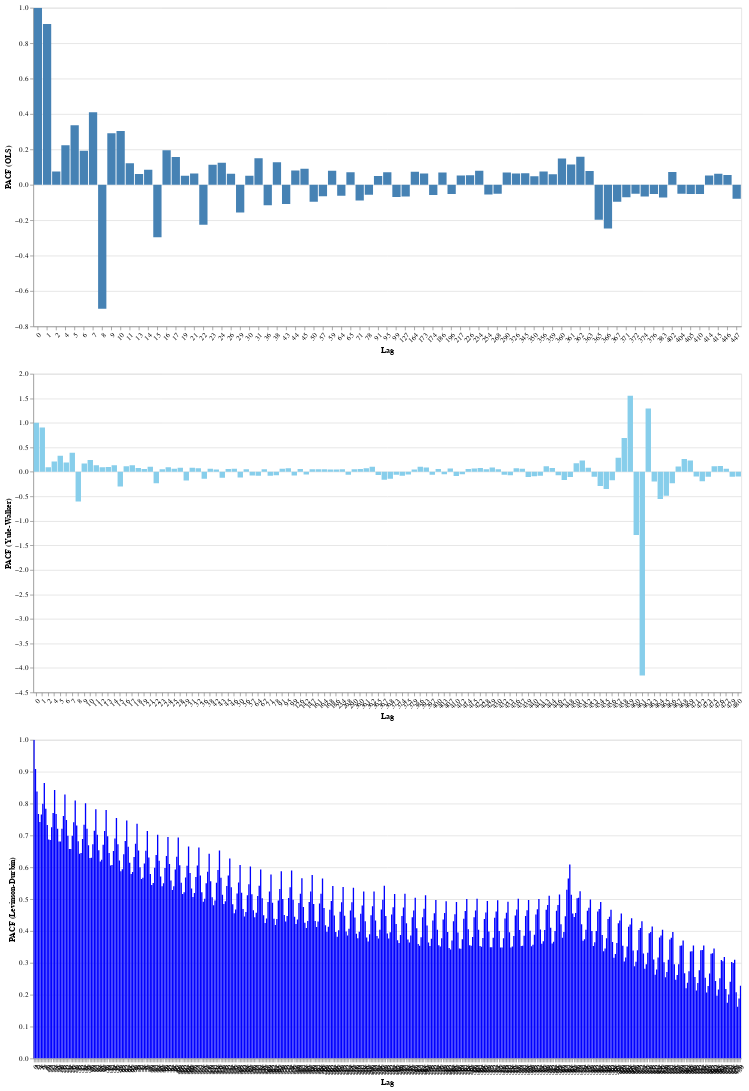

Notebook source saved alongside this figure:
### Markdown cell above
## Częściowa funkcja autokorelacji (PACF)

### Code cell
import statsmodels.api as sm
import pandas as pd
import matplotlib.pyplot as plt
import altair as alt
import numpy as np

# Obliczanie maksymalnej dopuszczalnej liczby opóźnień
nobs = len(df)
max_nlags = nobs - 1

# Wybór liczby opóźnień
nlags = min(480, max_nlags)

# Obliczanie PACF różnymi metodami
pacf_ols = sm.tsa.stattools.pacf_ols(total_column, nlags=nlags)
pacf_yw = sm.tsa.stattools.pacf_yw(total_column, nlags=nlags)
pacf_lev = sm.tsa.stattools.levinson_durbin_pacf(pacf_ols, nlags=nlags) 
pacf_lev = pacf_lev[1]  # Extract only the pacf values

# Obliczanie granic przedziału ufności
conf_int = 2.06 / np.sqrt(len(df))

# Tworzenie DataFrame dla PACF OLS, Yule-Walkera i Levinson-Durbin
pacf_ols_df = pd.DataFrame({'lag': range(len(pacf_ols)), 'PACF_ols': pacf_ols})
pacf_yw_df = pd.DataFrame({'lag': range(len(pacf_yw)), 'PACF_yw': pacf_yw})
pacf_lv_df = pd.DataFrame({'lag': range(len(pacf_lev)), 'PACF_lv': pacf_lev})

# Dodanie kolumn oznaczających istotność 
pacf_ols_df['is_significant_positive_ols'] = pacf_ols_df['PACF_ols'] > conf_int
pacf_ols_df['is_significant_negative_ols'] = pacf_ols_df['PACF_ols'] < -conf_int

pacf_yw_df['is_significant_positive_yw'] = pacf_yw_df['PACF_yw'] > conf_int
pacf_yw_df['is_significant_negative_yw'] = pacf_yw_df['PACF_yw'] < -conf_int

pacf_lv_df['is_significant_positive_lv'] = pacf_lv_df['PACF_lv'] > conf_int  # Corrected column name
pacf_lv_df['is_significant_negative_lv'] = pacf_lv_df['PACF_lv'] < -conf_int  # Corrected column name

# Filter and sort the dataframes
filtered_pacf_ols_df = pacf_ols_df[
(pacf_ols_df['PACF_ols'] > conf_int) | (pacf_ols_df['PACF_ols'] < -conf_int)
].sort_values(by='PACF_ols', ascending=False, key=abs)

filtered_pacf_yw_df = pacf_yw_df[
(pacf_yw_df['PACF_yw'] > conf_int) | (pacf_yw_df['PACF_yw'] < -conf_int)
].sort_values(by='PACF_yw', ascending=False, key=abs)

filtered_pacf_lv_df = pacf_lv_df[
(pacf_lv_df['PACF_lv'] > conf_int) | (pacf_lv_df['PACF_lv'] < -conf_int)
].sort_values(by='PACF_lv', ascending=False, key=abs)

# Create selection using newer function and correct empty value
nearest = alt.selection_point(nearest=True, on='mouseover',fields=['lag'], empty=False)

# Create base chart for both methods
base = alt.Chart().encode(
x=alt.X('lag:O', axis=alt.Axis(labelAngle=-45), title='Lag'),tooltip=['lag','PACF'])

# Charts for each method
bar_ols = base.mark_bar(color='steelblue').encode(
y=alt.Y('PACF_ols:Q', title='PACF (OLS)'),
tooltip = ['lag','PACF_ols']
).properties(
data=filtered_pacf_ols_df
)

bar_yw = base.mark_bar(color='skyblue').encode(
y=alt.Y('PACF_yw:Q', title='PACF (Yule-Walker)'),
tooltip = ['lag','PACF_yw']
).properties(
data=filtered_pacf_yw_df
)

bar_lv = base.mark_bar(color='blue').encode(
y=alt.Y('PACF_lv:Q', title='PACF (Levinson-Durbin)'),
tooltip = ['lag','PACF_lv']
).properties(
data=filtered_pacf_lv_df
)

# Interactive elements function (modified to use 'nearest')
def add_interactive_elements(chart, pacf_column):
# Transparent selectors across the chart.
  selectors = chart.mark_point().encode(
  x='lag:O',
  opacity=alt.value(0),
  ).add_params(
  nearest
  )
  # Draw points on the line, and highlight based on selection
  points = chart.mark_point().encode(
  opacity=alt.condition(nearest, alt.value(1), alt.value(0))
  )

# Draw text labels near the points, and highlight based on selection
  text = chart.mark_text(align='left', dx=5, dy=-5).encode(
  text=alt.condition(nearest, f'{pacf_column}:Q', alt.value(' '))
  )

  # Draw a rule at the location of the selection
  rules = chart.mark_rule(color='gray').encode(
  x='lag:O',
  ).transform_filter(
  nearest
  )

  return alt.layer(
   chart, selectors, points, rules, text
  ).properties(
   width=1000, height=450
  ).interactive()

chart_ols = add_interactive_elements(bar_ols, 'PACF_ols')
chart_yw = add_interactive_elements(bar_yw, 'PACF_yw')
chart_lv = add_interactive_elements(bar_lv, 'PACF_lv')

# Combine the plots
chart = alt.vconcat(chart_ols, chart_yw, chart_lv)
display(chart)

# Wyświetlanie tabel
print("Most Significant PACF Values (OLS):\n")
print(filtered_pacf_ols_df[['lag', 'PACF_ols']].head(16).to_markdown(index=False,numalign="left", stralign="left"))

print("\nMost Significant PACF Values (Yule-Walker):\n")
print(filtered_pacf_yw_df[['lag', 'PACF_yw']].head(16).to_markdown(index=False,numalign="left", stralign="left"))

print("\nMost Significant PACF Values (Levinson-Durbin):\n")
print(filtered_pacf_lv_df[['lag', 'PACF_lv']].head(16).to_markdown(index=False,numalign="left", stralign="left"))

### Figure 1 — Vega-Lite specification as saved in the notebook (floating-point values rounded to 4 significant figures; data arrays with more than 128 entries replaced by an {"elided": "..."} marker saying what was removed)
{"config": {"view": {"continuousWidth": 300, "continuousHeight": 300}}, "vconcat": [{"layer": [{"mark": {"type": "bar", "color": "steelblue"}, "encoding": {"tooltip": [{"field": "lag", "type": "quantitative"}, {"field": "PACF_ols", "type": "quantitative"}], "x": {"axis": {"labelAngle": -45}, "field": "lag", "title": "Lag", "type": "ordinal"}, "y": {"field": "PACF_ols", "title": "PACF (OLS)", "type": "quantitative"}}, "name": "view_4"}, {"mark": {"type": "point"}, "encoding": {"opacity": {"value": 0}, "tooltip": [{"field": "lag", "type": "quantitative"}, {"field": "PACF_ols", "type": "quantitative"}], "x": {"field": "lag", "type": "ordinal"}, "y": {"field": "PACF_ols", "title": "PACF (OLS)", "type": "quantitative"}}, "name": "view_1"}, {"mark": {"type": "point"}, "encoding": {"opacity": {"condition": {"param": "param_1", "value": 1, "empty": false}, "value": 0}, "tooltip": [{"field": "lag", "type": "quantitative"}, {"field": "PACF_ols", "type": "quantitative"}], "x": {"axis": {"labelAngle": -45}, "field": "lag", "title": "Lag", "type": "ordinal"}, "y": {"field": "PACF_ols", "title": "PACF (OLS)", "type": "quantitative"}}}, {"mark": {"type": "rule", "color": "gray"}, "encoding": {"tooltip": [{"field": "lag", "type": "quantitative"}, {"field": "PACF_ols", "type": "quantitative"}], "x": {"field": "lag", "type": "ordinal"}, "y": {"field": "PACF_ols", "title": "PACF (OLS)", "type": "quantitative"}}, "transform": [{"filter": {"param": "param_1", "empty": false}}]}, {"mark": {"type": "text", "align": "left", "dx": 5, "dy": -5}, "encoding": {"text": {"condition": {"param": "param_1", "empty": false, "field": "PACF_ols", "type": "quantitative"}, "value": " "}, "tooltip": [{"field": "lag", "type": "quantitative"}, {"field": "PACF_ols", "type": "quantitative"}], "x": {"axis": {"labelAngle": -45}, "field": "lag", "title": "Lag", "type": "ordinal"}, "y": {"field": "PACF_ols", "title": "PACF (OLS)", "type": "quantitative"}}}], "data": {"name": "data-4fbc315fe96486ffdf052f53fadc8c44"}, "height": 450, "width": 1000}, {"layer": [{"mark": {"type": "bar", "color": "skyblue"}, "encoding": {"tooltip": [{"field": "lag", "type": "quantitative"}, {"field": "PACF_yw", "type": "quantitative"}], "x": {"axis": {"labelAngle": -45}, "field": "lag", "title": "Lag", "type": "ordinal"}, "y": {"field": "PACF_yw", "title": "PACF (Yule-Walker)", "type": "quantitative"}}, "name": "view_5"}, {"mark": {"type": "point"}, "encoding": {"opacity": {"value": 0}, "tooltip": [{"field": "lag", "type": "quantitative"}, {"field": "PACF_yw", "type": "quantitative"}], "x": {"field": "lag", "type": "ordinal"}, "y": {"field": "PACF_yw", "title": "PACF (Yule-Walker)", "type": "quantitative"}}, "name": "view_2"}, {"mark": {"type": "point"}, "encoding": {"opacity": {"condition": {"param": "param_1", "value": 1, "empty": false}, "value": 0}, "tooltip": [{"field": "lag", "type": "quantitative"}, {"field": "PACF_yw", "type": "quantitative"}], "x": {"axis": {"labelAngle": -45}, "field": "lag", "title": "Lag", "type": "ordinal"}, "y": {"field": "PACF_yw", "title": "PACF (Yule-Walker)", "type": "quantitative"}}}, {"mark": {"type": "rule", "color": "gray"}, "encoding": {"tooltip": [{"field": "lag", "type": "quantitative"}, {"field": "PACF_yw", "type": "quantitative"}], "x": {"field": "lag", "type": "ordinal"}, "y": {"field": "PACF_yw", "title": "PACF (Yule-Walker)", "type": "quantitative"}}, "transform": [{"filter": {"param": "param_1", "empty": false}}]}, {"mark": {"type": "text", "align": "left", "dx": 5, "dy": -5}, "encoding": {"text": {"condition": {"param": "param_1", "empty": false, "field": "PACF_yw", "type": "quantitative"}, "value": " "}, "tooltip": [{"field": "lag", "type": "quantitative"}, {"field": "PACF_yw", "type": "quantitative"}], "x": {"axis": {"labelAngle": -45}, "field": "lag", "title": "Lag", "type": "ordinal"}, "y": {"field": "PACF_yw", "title": "PACF (Yule-Walker)", "type": "quantitative"}}}], "data": {"name": "data-62346d1d626fd27fc6b289fdebd8ba3b"}, "height": 450, "width": 1000}, {"layer": [{"mark": {"type": "bar", "color": "blue"}, "encoding": {"tooltip": [{"field": "lag", "type": "quantitative"}, {"field": "PACF_lv", "type": "quantitative"}], "x": {"axis": {"labelAngle": -45}, "field": "lag", "title": "Lag", "type": "ordinal"}, "y": {"field": "PACF_lv", "title": "PACF (Levinson-Durbin)", "type": "quantitative"}}, "name": "view_6"}, {"mark": {"type": "point"}, "encoding": {"opacity": {"value": 0}, "tooltip": [{"field": "lag", "type": "quantitative"}, {"field": "PACF_lv", "type": "quantitative"}], "x": {"field": "lag", "type": "ordinal"}, "y": {"field": "PACF_lv", "title": "PACF (Levinson-Durbin)", "type": "quantitative"}}, "name": "view_3"}, {"mark": {"type": "point"}, "encoding": {"opacity": {"condition": {"param": "param_1", "value": 1, "empty": false}, "value": 0}, "tooltip": [{"field": "lag", "type": "quantitative"}, {"field": "PACF_lv", "type": "quantitative"}], "x": {"axis": {"labelAngle": -45}, "field": "lag", "title": "Lag", "type": "ordinal"}, "y": {"field": "PACF_lv", "title": "PACF (Levinson-Durbin)", "type": "quantitative"}}}, {"mark": {"type": "rule", "color": "gray"}, "encoding": {"tooltip": [{"field": "lag", "type": "quantitative"}, {"field": "PACF_lv", "type": "quantitative"}], "x": {"field": "lag", "type": "ordinal"}, "y": {"field": "PACF_lv", "title": "PACF (Levinson-Durbin)", "type": "quantitative"}}, "transform": [{"filter": {"param": "param_1", "empty": false}}]}, {"mark": {"type": "text", "align": "left", "dx": 5, "dy": -5}, "encoding": {"text": {"condition": {"param": "param_1", "empty": false, "field": "PACF_lv", "type": "quantitative"}, "value": " "}, "tooltip": [{"field": "lag", "type": "quantitative"}, {"field": "PACF_lv", "type": "quantitative"}], "x": {"axis": {"labelAngle": -45}, "field": "lag", "title": "Lag", "type": "ordinal"}, "y": {"field": "PACF_lv", "title": "PACF (Levinson-Durbin)", "type": "quantitative"}}}], "data": {"name": "data-e2ede46e94a00262f29d1c632b70ae1a"}, "height": 450, "width": 1000}], "params": [{"name": "param_1", "select": {"type": "point", "fields": ["lag"], "nearest": true, "on": "mouseover"}, "views": ["view_1", "view_2", "view_3"]}, {"name": "param_2", "select": {"type": "interval", "encodings": ["x", "y"]}, "bind": "scales", "views": ["view_4"]}, {"name": "param_3", "select": {"type": "interval", "encodings": ["x", "y"]}, "bind": "scales", "views": ["view_5"]}, {"name": "param_4", "select": {"type": "interval", "encodings": ["x", "y"]}, "bind": "scales", "views": ["view_6"]}], "$schema": "https://vega.github.io/schema/vega-lite/v5.8.0.json", "datasets": {"data-4fbc315fe96486ffdf052f53fadc8c44": [{"lag": 0, "PACF_ols": 1.0, "is_significant_positive_ols": true, "is_significant_negative_ols": false}, {"lag": 1, "PACF_ols": 0.9083, "is_significant_positive_ols": true, "is_significant_negative_ols": false}, {"lag": 8, "PACF_ols": -0.7006, "is_significant_positive_ols": false, "is_significant_negative_ols": true}, {"lag": 7, "PACF_ols": 0.4098, "is_significant_positive_ols": true, "is_significant_negative_ols": false}, {"lag": 5, "PACF_ols": 0.337, "is_significant_positive_ols": true, "is_significant_negative_ols": false}, {"lag": 10, "PACF_ols": 0.3035, "is_significant_positive_ols": true, "is_significant_negative_ols": false}, {"lag": 15, "PACF_ols": -0.2969, "is_significant_positive_ols": false, "is_significant_negative_ols": true}, {"lag": 9, "PACF_ols": 0.2906, "is_significant_positive_ols": true, "is_significant_negative_ols": false}, {"lag": 366, "PACF_ols": -0.2465, "is_significant_positive_ols": false, "is_significant_negative_ols": true}, {"lag": 22, "PACF_ols": -0.2261, "is_significant_positive_ols": false, "is_significant_negative_ols": true}, {"lag": 4, "PACF_ols": 0.2232, "is_significant_positive_ols": true, "is_significant_negative_ols": false}, {"lag": 365, "PACF_ols": -0.1976, "is_significant_positive_ols": false, "is_significant_negative_ols": true}, {"lag": 16, "PACF_ols": 0.1951, "is_significant_positive_ols": true, "is_significant_negative_ols": false}, {"lag": 6, "PACF_ols": 0.1921, "is_significant_positive_ols": true, "is_significant_negative_ols": false}, {"lag": 362, "PACF_ols": 0.158, "is_significant_positive_ols": true, "is_significant_negative_ols": false}, {"lag": 17, "PACF_ols": 0.1566, "is_significant_positive_ols": true, "is_significant_negative_ols": false}, {"lag": 29, "PACF_ols": -0.1564, "is_significant_positive_ols": false, "is_significant_negative_ols": true}, {"lag": 31, "PACF_ols": 0.1493, "is_significant_positive_ols": true, "is_significant_negative_ols": false}, {"lag": 360, "PACF_ols": 0.1483, "is_significant_positive_ols": true, "is_significant_negative_ols": false}, {"lag": 38, "PACF_ols": 0.1274, "is_significant_positive_ols": true, "is_significant_negative_ols": false}, {"lag": 24, "PACF_ols": 0.1246, "is_significant_positive_ols": true, "is_significant_negative_ols": false}, {"lag": 11, "PACF_ols": 0.1212, "is_significant_positive_ols": true, "is_significant_negative_ols": false}, {"lag": 36, "PACF_ols": -0.1159, "is_significant_positive_ols": false, "is_significant_negative_ols": true}, {"lag": 361, "PACF_ols": 0.1146, "is_significant_positive_ols": true, "is_significant_negative_ols": false}, {"lag": 23, "PACF_ols": 0.1139, "is_significant_positive_ols": true, "is_significant_negative_ols": false}, {"lag": 43, "PACF_ols": -0.1083, "is_significant_positive_ols": false, "is_significant_negative_ols": true}, {"lag": 367, "PACF_ols": -0.09643, "is_significant_positive_ols": false, "is_significant_negative_ols": true}, {"lag": 50, "PACF_ols": -0.09519, "is_significant_positive_ols": false, "is_significant_negative_ols": true}, {"lag": 45, "PACF_ols": 0.08992, "is_significant_positive_ols": true, "is_significant_negative_ols": false}, {"lag": 71, "PACF_ols": -0.08891, "is_significant_positive_ols": false, "is_significant_negative_ols": true}, {"lag": 14, "PACF_ols": 0.08537, "is_significant_positive_ols": true, "is_significant_negative_ols": false}, {"lag": 44, "PACF_ols": 0.08103, "is_significant_positive_ols": true, "is_significant_negative_ols": false}, {"lag": 59, "PACF_ols": 0.0794, "is_significant_positive_ols": true, "is_significant_negative_ols": false}, {"lag": 234, "PACF_ols": 0.07883, "is_significant_positive_ols": true, "is_significant_negative_ols": false}, {"lag": 447, "PACF_ols": -0.07869, "is_significant_positive_ols": false, "is_significant_negative_ols": true}, {"lag": 363, "PACF_ols": 0.07844, "is_significant_positive_ols": true, "is_significant_negative_ols": false}, {"lag": 356, "PACF_ols": 0.07507, "is_significant_positive_ols": true, "is_significant_negative_ols": false}, {"lag": 2, "PACF_ols": 0.07486, "is_significant_positive_ols": true, "is_significant_negative_ols": false}, {"lag": 164, "PACF_ols": 0.07397, "is_significant_positive_ols": true, "is_significant_negative_ols": false}, {"lag": 383, "PACF_ols": -0.07232, "is_significant_positive_ols": false, "is_significant_negative_ols": true}, {"lag": 402, "PACF_ols": 0.0721, "is_significant_positive_ols": true, "is_significant_negative_ols": false}, {"lag": 371, "PACF_ols": -0.07058, "is_significant_positive_ols": false, "is_significant_negative_ols": true}, {"lag": 95, "PACF_ols": 0.07056, "is_significant_positive_ols": true, "is_significant_negative_ols": false}, {"lag": 65, "PACF_ols": 0.07013, "is_significant_positive_ols": true, "is_significant_negative_ols": false}, {"lag": 290, "PACF_ols": 0.06982, "is_significant_positive_ols": true, "is_significant_negative_ols": false}, {"lag": 99, "PACF_ols": -0.06929, "is_significant_positive_ols": false, "is_significant_negative_ols": true}, {"lag": 186, "PACF_ols": 0.06928, "is_significant_positive_ols": true, "is_significant_negative_ols": false}, {"lag": 374, "PACF_ols": -0.06663, "is_significant_positive_ols": false, "is_significant_negative_ols": true}, {"lag": 127, "PACF_ols": -0.06657, "is_significant_positive_ols": false, "is_significant_negative_ols": true}, {"lag": 345, "PACF_ols": 0.06523, "is_significant_positive_ols": true, "is_significant_negative_ols": false}, {"lag": 57, "PACF_ols": -0.06414, "is_significant_positive_ols": false, "is_significant_negative_ols": true}, {"lag": 21, "PACF_ols": 0.06388, "is_significant_positive_ols": true, "is_significant_negative_ols": false}, {"lag": 173, "PACF_ols": 0.06386, "is_significant_positive_ols": true, "is_significant_negative_ols": false}, {"lag": 326, "PACF_ols": 0.0631, "is_significant_positive_ols": true, "is_significant_negative_ols": false}, {"lag": 26, "PACF_ols": 0.06253, "is_significant_positive_ols": true, "is_significant_negative_ols": false}, {"lag": 64, "PACF_ols": -0.06233, "is_significant_positive_ols": false, "is_significant_negative_ols": true}, {"lag": 415, "PACF_ols": 0.0619, "is_significant_positive_ols": true, "is_significant_negative_ols": false}, {"lag": 13, "PACF_ols": 0.06072, "is_significant_positive_ols": true, "is_significant_negative_ols": false}, {"lag": 359, "PACF_ols": 0.06003, "is_significant_positive_ols": true, "is_significant_negative_ols": false}, {"lag": 174, "PACF_ols": -0.05833, "is_significant_positive_ols": false, "is_significant_negative_ols": true}, {"lag": 78, "PACF_ols": -0.05673, "is_significant_positive_ols": false, "is_significant_negative_ols": true}, {"lag": 446, "PACF_ols": 0.0552, "is_significant_positive_ols": true, "is_significant_negative_ols": false}, {"lag": 254, "PACF_ols": -0.05499, "is_significant_positive_ols": false, "is_significant_negative_ols": true}, {"lag": 226, "PACF_ols": 0.05454, "is_significant_positive_ols": true, "is_significant_negative_ols": false}, {"lag": 414, "PACF_ols": 0.05304, "is_significant_positive_ols": true, "is_significant_negative_ols": false}, {"lag": 405, "PACF_ols": -0.05268, "is_significant_positive_ols": false, "is_significant_negative_ols": true}, {"lag": 196, "PACF_ols": -0.05226, "is_significant_positive_ols": false, "is_significant_negative_ols": true}, {"lag": 217, "PACF_ols": 0.05213, "is_significant_positive_ols": true, "is_significant_negative_ols": false}, {"lag": 376, "PACF_ols": -0.05197, "is_significant_positive_ols": false, "is_significant_negative_ols": true}, {"lag": 410, "PACF_ols": -0.0519, "is_significant_positive_ols": false, "is_significant_negative_ols": true}, {"lag": 30, "PACF_ols": 0.05076, "is_significant_positive_ols": true, "is_significant_negative_ols": false}, {"lag": 19, "PACF_ols": 0.05073, "is_significant_positive_ols": true, "is_significant_negative_ols": false}, {"lag": 91, "PACF_ols": 0.05034, "is_significant_positive_ols": true, "is_significant_negative_ols": false}, {"lag": 404, "PACF_ols": -0.05034, "is_significant_positive_ols": false, "is_significant_negative_ols": true}, {"lag": 268, "PACF_ols": -0.05013, "is_significant_positive_ols": false, "is_significant_negative_ols": true}, {"lag": 372, "PACF_ols": -0.05009, "is_significant_positive_ols": false, "is_significant_negative_ols": true}, {"lag": 350, "PACF_ols": 0.0489, "is_significant_positive_ols": true, "is_significant_negative_ols": false}], "data-62346d1d626fd27fc6b289fdebd8ba3b": [{"lag": 461, "PACF_yw": -4.153, "is_significant_positive_yw": false, "is_significant_negative_yw": true}, {"lag": 459, "PACF_yw": 1.555, "is_significant_positive_yw": true, "is_significant_negative_yw": false}, {"lag": 462, "PACF_yw": 1.291, "is_significant_positive_yw": true, "is_significant_negative_yw": false}, {"lag": 460, "PACF_yw": -1.29, "is_significant_positive_yw": false, "is_significant_negative_yw": true}, {"lag": 0, "PACF_yw": 1.0, "is_significant_positive_yw": true, "is_significant_negative_yw": false}, {"lag": 1, "PACF_yw": 0.9063, "is_significant_positive_yw": true, "is_significant_negative_yw": false}, {"lag": 458, "PACF_yw": 0.6896, "is_significant_positive_yw": true, "is_significant_negative_yw": false}, {"lag": 8, "PACF_yw": -0.6056, "is_significant_positive_yw": false, "is_significant_negative_yw": true}, {"lag": 464, "PACF_yw": -0.5558, "is_significant_positive_yw": false, "is_significant_negative_yw": true}, {"lag": 465, "PACF_yw": -0.4889, "is_significant_positive_yw": false, "is_significant_negative_yw": true}, {"lag": 7, "PACF_yw": 0.3881, "is_significant_positive_yw": true, "is_significant_negative_yw": false}, {"lag": 455, "PACF_yw": -0.3522, "is_significant_positive_yw": false, "is_significant_negative_yw": true}, {"lag": 5, "PACF_yw": 0.3267, "is_significant_positive_yw": true, "is_significant_negative_yw": false}, {"lag": 15, "PACF_yw": -0.3006, "is_significant_positive_yw": false, "is_significant_negative_yw": true}, {"lag": 454, "PACF_yw": -0.2888, "is_significant_positive_yw": false, "is_significant_negative_yw": true}, {"lag": 457, "PACF_yw": 0.2866, "is_significant_positive_yw": true, "is_significant_negative_yw": false}, {"lag": 468, "PACF_yw": 0.2617, "is_significant_positive_yw": true, "is_significant_negative_yw": false}, {"lag": 10, "PACF_yw": 0.2424, "is_significant_positive_yw": true, "is_significant_negative_yw": false}, {"lag": 466, "PACF_yw": -0.2345, "is_significant_positive_yw": false, "is_significant_negative_yw": true}, {"lag": 469, "PACF_yw": 0.2338, "is_significant_positive_yw": true, "is_significant_negative_yw": false}, {"lag": 22, "PACF_yw": -0.2326, "is_significant_positive_yw": false, "is_significant_negative_yw": true}, {"lag": 451, "PACF_yw": 0.2323, "is_significant_positive_yw": true, "is_significant_negative_yw": false}, {"lag": 4, "PACF_yw": 0.2127, "is_significant_positive_yw": true, "is_significant_negative_yw": false}, {"lag": 463, "PACF_yw": -0.1989, "is_significant_positive_yw": false, "is_significant_negative_yw": true}, {"lag": 472, "PACF_yw": -0.1917, "is_significant_positive_yw": false, "is_significant_negative_yw": true}, {"lag": 6, "PACF_yw": 0.1891, "is_significant_positive_yw": true, "is_significant_negative_yw": false}, {"lag": 29, "PACF_yw": -0.1755, "is_significant_positive_yw": false, "is_significant_negative_yw": true}, {"lag": 450, "PACF_yw": 0.1751, "is_significant_positive_yw": true, "is_significant_negative_yw": false}, {"lag": 456, "PACF_yw": -0.1712, "is_significant_positive_yw": false, "is_significant_negative_yw": true}, {"lag": 9, "PACF_yw": 0.1684, "is_significant_positive_yw": true, "is_significant_negative_yw": false}, {"lag": 447, "PACF_yw": -0.1664, "is_significant_positive_yw": false, "is_significant_negative_yw": true}, {"lag": 367, "PACF_yw": -0.1592, "is_significant_positive_yw": false, "is_significant_negative_yw": true}, {"lag": 368, "PACF_yw": -0.1413, "is_significant_positive_yw": false, "is_significant_negative_yw": true}, {"lag": 36, "PACF_yw": -0.1392, "is_significant_positive_yw": false, "is_significant_negative_yw": true}, {"lag": 11, "PACF_yw": 0.1353, "is_significant_positive_yw": true, "is_significant_negative_yw": false}, {"lag": 14, "PACF_yw": 0.1331, "is_significant_positive_yw": true, "is_significant_negative_yw": false}, {"lag": 17, "PACF_yw": 0.1327, "is_significant_positive_yw": true, "is_significant_negative_yw": false}, {"lag": 476, "PACF_yw": 0.1207, "is_significant_positive_yw": true, "is_significant_negative_yw": false}, {"lag": 43, "PACF_yw": -0.1204, "is_significant_positive_yw": false, "is_significant_negative_yw": true}, {"lag": 50, "PACF_yw": -0.117, "is_significant_positive_yw": false, "is_significant_negative_yw": true}, {"lag": 475, "PACF_yw": 0.1168, "is_significant_positive_yw": true, "is_significant_negative_yw": false}, {"lag": 443, "PACF_yw": 0.1133, "is_significant_positive_yw": true, "is_significant_negative_yw": false}, {"lag": 16, "PACF_yw": 0.112, "is_significant_positive_yw": true, "is_significant_negative_yw": false}, {"lag": 467, "PACF_yw": 0.1089, "is_significant_positive_yw": true, "is_significant_negative_yw": false}, {"lag": 448, "PACF_yw": -0.1048, "is_significant_positive_yw": false, "is_significant_negative_yw": true}, {"lag": 439, "PACF_yw": -0.1038, "is_significant_positive_yw": false, "is_significant_negative_yw": true}, {"lag": 386, "PACF_yw": 0.103, "is_significant_positive_yw": true, "is_significant_negative_yw": false}, {"lag": 362, "PACF_yw": 0.1024, "is_significant_positive_yw": true, "is_significant_negative_yw": false}, {"lag": 453, "PACF_yw": -0.1018, "is_significant_positive_yw": false, "is_significant_negative_yw": true}, {"lag": 21, "PACF_yw": 0.1018, "is_significant_positive_yw": true, "is_significant_negative_yw": false}, {"lag": 473, "PACF_yw": -0.1016, "is_significant_positive_yw": false, "is_significant_negative_yw": true}, {"lag": 479, "PACF_yw": -0.1006, "is_significant_positive_yw": false, "is_significant_negative_yw": true}, {"lag": 13, "PACF_yw": 0.09991, "is_significant_positive_yw": true, "is_significant_negative_yw": false}, {"lag": 480, "PACF_yw": -0.09711, "is_significant_positive_yw": false, "is_significant_negative_yw": true}, {"lag": 2, "PACF_yw": 0.09532, "is_significant_positive_yw": true, "is_significant_negative_yw": false}, {"lag": 12, "PACF_yw": 0.09356, "is_significant_positive_yw": true, "is_significant_negative_yw": false}, {"lag": 471, "PACF_yw": -0.09234, "is_significant_positive_yw": false, "is_significant_negative_yw": true}, {"lag": 440, "PACF_yw": -0.09179, "is_significant_positive_yw": false, "is_significant_negative_yw": true}, {"lag": 24, "PACF_yw": 0.09155, "is_significant_positive_yw": true, "is_significant_negative_yw": false}, {"lag": 393, "PACF_yw": 0.09015, "is_significant_positive_yw": true, "is_significant_negative_yw": false}, {"lag": 429, "PACF_yw": 0.08989, "is_significant_positive_yw": true, "is_significant_negative_yw": false}, {"lag": 410, "PACF_yw": -0.08536, "is_significant_positive_yw": false, "is_significant_negative_yw": true}, {"lag": 452, "PACF_yw": 0.08512, "is_significant_positive_yw": true, "is_significant_negative_yw": false}, {"lag": 28, "PACF_yw": 0.08467, "is_significant_positive_yw": true, "is_significant_negative_yw": false}, {"lag": 31, "PACF_yw": 0.08353, "is_significant_positive_yw": true, "is_significant_negative_yw": false}, {"lag": 64, "PACF_yw": -0.08009, "is_significant_positive_yw": false, "is_significant_negative_yw": true}, {"lag": 422, "PACF_yw": 0.07952, "is_significant_positive_yw": true, "is_significant_negative_yw": false}, {"lag": 444, "PACF_yw": 0.07858, "is_significant_positive_yw": true, "is_significant_negative_yw": false}, {"lag": 18, "PACF_yw": 0.0777, "is_significant_positive_yw": true, "is_significant_negative_yw": false}, {"lag": 71, "PACF_yw": -0.07733, "is_significant_positive_yw": false, "is_significant_negative_yw": true}, {"lag": 441, "PACF_yw": -0.077, "is_significant_positive_yw": false, "is_significant_negative_yw": true}, {"lag": 374, "PACF_yw": -0.07695, "is_significant_positive_yw": false, "is_significant_negative_yw": true}, {"lag": 57, "PACF_yw": -0.07435, "is_significant_positive_yw": false, "is_significant_negative_yw": true}, {"lag": 32, "PACF_yw": 0.07364, "is_significant_positive_yw": true, "is_significant_negative_yw": false}, {"lag": 99, "PACF_yw": -0.0736, "is_significant_positive_yw": false, "is_significant_negative_yw": true}, {"lag": 95, "PACF_yw": 0.07231, "is_significant_positive_yw": true, "is_significant_negative_yw": false}, {"lag": 436, "PACF_yw": 0.07155, "is_significant_positive_yw": true, "is_significant_negative_yw": false}, {"lag": 361, "PACF_yw": 0.07148, "is_significant_positive_yw": true, "is_significant_negative_yw": false}, {"lag": 78, "PACF_yw": -0.06849, "is_significant_positive_yw": false, "is_significant_negative_yw": true}, {"lag": 433, "PACF_yw": -0.06797, "is_significant_positive_yw": false, "is_significant_negative_yw": true}, {"lag": 446, "PACF_yw": -0.06676, "is_significant_positive_yw": false, "is_significant_negative_yw": true}, {"lag": 407, "PACF_yw": 0.06666, "is_significant_positive_yw": true, "is_significant_negative_yw": false}, {"lag": 415, "PACF_yw": 0.06591, "is_significant_positive_yw": true, "is_significant_negative_yw": false}, {"lag": 477, "PACF_yw": 0.06553, "is_significant_positive_yw": true, "is_significant_negative_yw": false}, {"lag": 91, "PACF_yw": 0.06552, "is_significant_positive_yw": true, "is_significant_negative_yw": false}, {"lag": 46, "PACF_yw": 0.06488, "is_significant_positive_yw": true, "is_significant_negative_yw": false}, {"lag": 38, "PACF_yw": 0.06414, "is_significant_positive_yw": true, "is_significant_negative_yw": false}, {"lag": 437, "PACF_yw": 0.06312, "is_significant_positive_yw": true, "is_significant_negative_yw": false}, {"lag": 25, "PACF_yw": 0.06266, "is_significant_positive_yw": true, "is_significant_negative_yw": false}, {"lag": 365, "PACF_yw": -0.06216, "is_significant_positive_yw": false, "is_significant_negative_yw": true}, {"lag": 45, "PACF_yw": 0.06004, "is_significant_positive_yw": true, "is_significant_negative_yw": false}, {"lag": 432, "PACF_yw": -0.05969, "is_significant_positive_yw": false, "is_significant_negative_yw": true}, {"lag": 397, "PACF_yw": -0.05925, "is_significant_positive_yw": false, "is_significant_negative_yw": true}, {"lag": 360, "PACF_yw": 0.05909, "is_significant_positive_yw": true, "is_significant_negative_yw": false}, {"lag": 268, "PACF_yw": -0.05765, "is_significant_positive_yw": false, "is_significant_negative_yw": true}, {"lag": 126, "PACF_yw": 0.05765, "is_significant_positive_yw": true, "is_significant_negative_yw": false}, {"lag": 373, "PACF_yw": -0.05746, "is_significant_positive_yw": false, "is_significant_negative_yw": true}, {"lag": 400, "PACF_yw": 0.05663, "is_significant_positive_yw": true, "is_significant_negative_yw": false}, {"lag": 19, "PACF_yw": 0.0566, "is_significant_positive_yw": true, "is_significant_negative_yw": false}, {"lag": 414, "PACF_yw": 0.05648, "is_significant_positive_yw": true, "is_significant_negative_yw": false}, {"lag": 375, "PACF_yw": -0.05601, "is_significant_positive_yw": false, "is_significant_negative_yw": true}, {"lag": 23, "PACF_yw": 0.05567, "is_significant_positive_yw": true, "is_significant_negative_yw": false}, {"lag": 164, "PACF_yw": 0.05426, "is_significant_positive_yw": true, "is_significant_negative_yw": false}, {"lag": 67, "PACF_yw": 0.05402, "is_significant_positive_yw": true, "is_significant_negative_yw": false}, {"lag": 56, "PACF_yw": 0.0537, "is_significant_positive_yw": true, "is_significant_negative_yw": false}, {"lag": 147, "PACF_yw": 0.05331, "is_significant_positive_yw": true, "is_significant_negative_yw": false}, {"lag": 290, "PACF_yw": 0.0527, "is_significant_positive_yw": true, "is_significant_negative_yw": false}, {"lag": 142, "PACF_yw": -0.05242, "is_significant_positive_yw": false, "is_significant_negative_yw": true}, {"lag": 161, "PACF_yw": 0.05211, "is_significant_positive_yw": true, "is_significant_negative_yw": false}, {"lag": 430, "PACF_yw": 0.05156, "is_significant_positive_yw": true, "is_significant_negative_yw": false}, {"lag": 403, "PACF_yw": -0.05119, "is_significant_positive_yw": false, "is_significant_negative_yw": true}, {"lag": 428, "PACF_yw": 0.05076, "is_significant_positive_yw": true, "is_significant_negative_yw": false}, {"lag": 234, "PACF_yw": 0.05064, "is_significant_positive_yw": true, "is_significant_negative_yw": false}, {"lag": 42, "PACF_yw": 0.05042, "is_significant_positive_yw": true, "is_significant_negative_yw": false}, {"lag": 168, "PACF_yw": 0.05024, "is_significant_positive_yw": true, "is_significant_negative_yw": false}, {"lag": 379, "PACF_yw": 0.04936, "is_significant_positive_yw": true, "is_significant_negative_yw": false}, {"lag": 412, "PACF_yw": -0.04919, "is_significant_positive_yw": false, "is_significant_negative_yw": true}, {"lag": 186, "PACF_yw": 0.04909, "is_significant_positive_yw": true, "is_significant_negative_yw": false}], "data-e2ede46e94a00262f29d1c632b70ae1a": {"elided": "481 records"}}}
